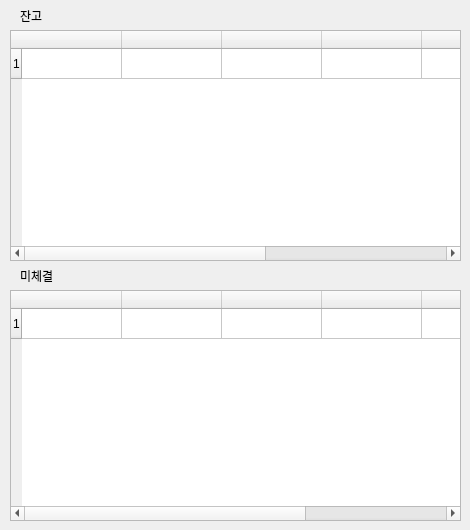
   <widget class="QWidget" name="tab_7">
    <attribute name="title">
     <string>잔고</string>
    </attribute>
    <widget class="QTableWidget" name="tableWeek_3">
     <property name="geometry">
      <rect>
       <x>10</x>
       <y>30</y>
       <width>451</width>
       <height>231</height>
      </rect>
     </property>
     <property name="minimumSize">
      <size>
       <width>441</width>
       <height>231</height>
      </size>
     </property>
     <property name="maximumSize">
      <size>
       <width>451</width>
       <height>16777215</height>
      </size>
     </property>
     <property name="rowCount">
      <number>1</number>
     </property>
     <row/>
     <column>
      <property name="text">
       <string/>
      </property>
     </column>
     <column>
      <property name="text">
       <string/>
      </property>
     </column>
     <column>
      <property name="text">
       <string/>
      </property>
     </column>
     <column>
      <property name="text">
       <string/>
      </property>
     </column>
     <column>
      <property name="text">
       <string/>
      </property>
     </column>
     <column>
      <property name="text">
       <string/>
      </property>
     </column>
     <column>
      <property name="text">
       <string/>
      </property>
     </column>
    </widget>
    <widget class="QLabel" name="label_6">
     <property name="geometry">
      <rect>
       <x>20</x>
       <y>10</y>
       <width>56</width>
       <height>12</height>
      </rect>
     </property>
     <property name="text">
      <string>잔고</string>
     </property>
    </widget>
    <widget class="QLabel" name="label_7">
     <property name="geometry">
      <rect>
       <x>20</x>
       <y>270</y>
       <width>56</width>
       <height>12</height>
      </rect>
     </property>
     <property name="text">
      <string>미체결</string>
     </property>
    </widget>
    <widget class="QTableWidget" name="tableWeek_4">
     <property name="geometry">
      <rect>
       <x>10</x>
       <y>290</y>
       <width>451</width>
       <height>231</height>
      </rect>
     </property>
     <property name="minimumSize">
      <size>
       <width>441</width>
       <height>231</height>
      </size>
     </property>
     <property name="maximumSize">
      <size>
       <width>451</width>
       <height>16777215</height>
      </size>
     </property>
     <property name="rowCount">
      <number>1</number>
     </property>
     <row/>
     <column>
      <property name="text">
       <string/>
      </property>
     </column>
     <column>
      <property name="text">
       <string/>
      </property>
     </column>
     <column>
      <property name="text">
       <string/>
      </property>
     </column>
     <column>
      <property name="text">
       <string/>
      </property>
     </column>
     <column>
      <property name="text">
       <string/>
      </property>
     </column>
     <column>
      <property name="text">
       <string/>
      </property>
     </column>
    </widget>
   </widget>
